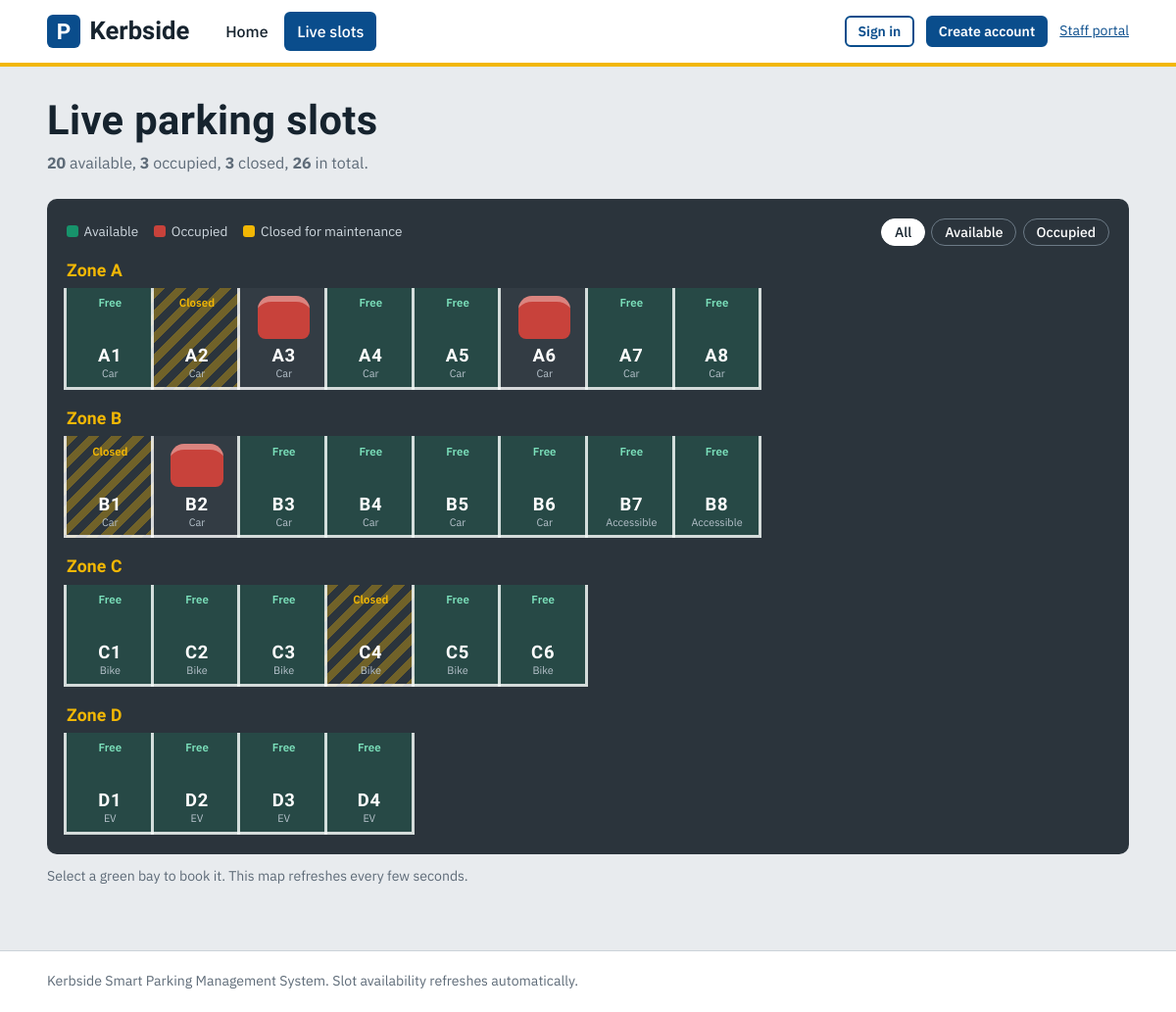
/slots/, run on the app's committed database.
### parking/models.py (models this page shows, shortened)
class Slot(models.Model):
    label = models.CharField(max_length=10, unique=True)
    zone = models.CharField(max_length=10)
    slot_type = models.CharField(max_length=12, default="Car")
    status = models.CharField(max_length=12, default="available")
    class Meta:
        ordering = ["zone", "label"]

### parking/views.py (the view)
# urls.py: path("slots/", views.slots, name="slots"),
def slots(request):
    zones, counts, _ = snapshot()
    return render(request, "slots.html", {"zones": zones, "counts": counts, "page": "slots"})

### parking/views.py (called while the page is built)
def sort_slots(slots):
    return sorted(slots, key=lambda s: (s.zone, len(s.label), s.label))

def snapshot():
    slots = sort_slots(Slot.objects.all())
    zones = {}
    for s in slots:
        zones.setdefault(s.zone, []).append(s)
    counts = {"total": len(slots)}
    for status in SLOT_STATUSES:
        counts[status] = sum(1 for s in slots if s.status == status)
    return [{"name": n, "slots": v} for n, v in zones.items()], counts, slots

### parking/templates/slots.html (shortened to what this page needs)
{% extends "base.html" %}
{% block content %}
<div class="page-head">
  <div>
    <h1 style="font-size:2.6rem">Live parking slots</h1>
    <p class="muted" style="margin:0"><strong data-count="available">{{ counts.available }}</strong> available, <strong data-count="occupied">{{ counts.occupied }}</strong> occupied, <strong data-count="maintenance">{{ counts.maintenance }}</strong> closed, <strong data-count="total">{{ counts.total }}</strong> in total.</p>
  </div>
</div>
{% include "_baymap.html" %}
<p class="muted small" style="margin-top:.75rem">Select a green bay to book it. This map refreshes every few seconds.</p>
{% endblock %}

### parking/templates/_baymap.html (shortened to what this page needs)
<div class="lot" data-live="{% url 'api_slots' %}">
  <div class="lot-toolbar">
    <div class="legend">
      <span><i style="background:var(--bay)"></i>Available</span>
      <span><i style="background:var(--brake)"></i>Occupied</span>
      <span><i style="background:var(--paint)"></i>Closed for maintenance</span>
    </div>
    <div class="filters" role="group" aria-label="Filter slots">
      <button type="button" class="on" data-filter="all">All</button>
      <button type="button" data-filter="available">Available</button>
      <button type="button" data-filter="occupied">Occupied</button>
    </div>
  </div>
  {% for zone in zones %}
  <section class="zone">
    <h3>Zone {{ zone.name }}</h3>
    <div class="bays">
      {% for slot in zone.slots %}
      <a class="bay" data-id="{{ slot.id }}" data-status="{{ slot.status }}" href="{% url 'book' slot.id %}" aria-label="Slot {{ slot.label }}, {{ slot.status }}" {% if slot.status != 'available' %}aria-disabled="true" tabindex="-1"{% endif %}>
        <span class="bay-label">{{ slot.label }}</span>
        <span class="bay-type">{{ slot.slot_type }}</span>
      </a>
      {% endfor %}
    </div>
  </section>
  {% endfor %}
</div>

### parking/static/css/style.css (style rules this page uses)
:root { --concrete:#E8EBEE; --paper:#FFFFFF; --ink:#16232E; --muted:#5E6B78; --line:#CBD2D9; --sign:#0A4D8C; --sign-dark:#073862; --bay:#17936B; --brake:#C8423B; --paint:#F2B705; --asphalt:#2B343C; --asphalt-2:#36414A; --radius:6px; --font-head:"Barlow Condensed","Arial Narrow",Arial,sans-serif; --font-body:"IBM Plex Sans","Segoe UI",system-ui,sans-serif; --font-mono:"IBM Plex Mono",ui-monospace,Menlo,Consolas,monospace; }
* { box-sizing:border-box }
html { -webkit-text-size-adjust:100% }
body { margin:0;background:var(--concrete);color:var(--ink);font-family:var(--font-body);font-size:16px;line-height:1.55 }
h1,h2,h3 { font-family:var(--font-head);font-weight:700;line-height:1.1;margin:0 0 .5rem;letter-spacing:.01em }
h1 { font-size:clamp(2.4rem,5vw,3.8rem) }
h3 { font-size:1.3rem }
p { margin:0 0 1rem;max-width:62ch }
a { color:var(--sign) }
.muted { color:var(--muted) }
.small { font-size:.88rem }
.page-head { display:flex;justify-content:space-between;align-items:flex-end;gap:1rem;flex-wrap:wrap;margin-bottom:1.5rem }
.lot { background:var(--asphalt);border-radius:10px;padding:1.25rem;color:#fff }
.lot-toolbar { display:flex;gap:.75rem;flex-wrap:wrap;align-items:center;justify-content:space-between;margin-bottom:1rem }
.legend { display:flex;gap:1rem;flex-wrap:wrap;font-size:.85rem;color:#cfd8df }
.legend i { display:inline-block;width:12px;height:12px;border-radius:3px;margin-right:.35rem;vertical-align:-1px }
.filters { display:flex;gap:.4rem;flex-wrap:wrap }
.filters button { background:transparent;border:1.5px solid #6c7a86;color:#fff;border-radius:99px;padding:.25rem .8rem;font:500 .88rem var(--font-body);cursor:pointer }
.filters button.on { background:#fff;color:var(--ink);border-color:#fff }
.zone { margin-bottom:1.25rem }
.zone:last-child { margin-bottom:0 }
.zone h3 { font-size:1.1rem;color:var(--paint);margin-bottom:.5rem }
.bays { display:grid;grid-template-columns:repeat(auto-fill,minmax(88px,1fr));gap:0 }
.bay { position:relative;display:flex;flex-direction:column;align-items:center;justify-content:flex-end;height:104px;padding:.3rem;text-decoration:none;color:#fff; border-left:3px solid rgba(255,255,255,.8);border-bottom:3px solid rgba(255,255,255,.8);margin-left:-3px }
.bays .bay:last-child { border-right:3px solid rgba(255,255,255,.8) }
.bay-label { font:700 1.15rem var(--font-head);letter-spacing:.04em;z-index:1 }
.bay-type { font-size:.68rem;color:#b7c3cc;z-index:1 }
.bay[data-status=available] { background:rgba(23,147,107,.22) }
.bay[data-status=available]::before { content:"Free";position:absolute;top:.4rem;font-size:.72rem;font-weight:600;color:#7be0bb }
.bay[data-status=occupied] { background:rgba(255,255,255,.04) }
.bay[data-status=occupied]::before { content:"";position:absolute;top:8px;left:20%;right:20%;height:44px;background:var(--brake);border-radius:14px 14px 8px 8px;box-shadow:inset 0 10px 0 -4px rgba(255,255,255,.35) }
.bay[data-status=maintenance] { background:repeating-linear-gradient(135deg,rgba(242,183,5,.35) 0 8px,transparent 8px 16px) }
.bay[data-status=maintenance]::before { content:"Closed";position:absolute;top:.4rem;font-size:.72rem;font-weight:600;color:var(--paint) }
.bay:not([data-status=available]) { pointer-events:none }
@media (prefers-reduced-motion:no-preference) { .bay { transition:background .2s } }

### data on the page
Slot: label "A1", slot_type "Car"
Slot: label "A2", slot_type "Car"
Slot: label "A3", slot_type "Car"
Slot: label "A4", slot_type "Car"
Slot: label "A5", slot_type "Car"
Slot: label "A6", slot_type "Car"
Slot: label "A7", slot_type "Car"
Slot: label "A8", slot_type "Car"
Slot: label "B1", slot_type "Car"
Slot: label "B2", slot_type "Car"
Slot: label "B3", slot_type "Car"
Slot: label "B4", slot_type "Car"
Slot: label "B5", slot_type "Car"
Slot: label "B6", slot_type "Car"
Slot: label "B7", slot_type "Accessible"
Slot: label "B8", slot_type "Accessible"
Slot: label "C1", slot_type "Bike"
Slot: label "C2", slot_type "Bike"
Slot: label "C3", slot_type "Bike"
Slot: label "C4", slot_type "Bike"
Slot: label "C5", slot_type "Bike"
Slot: label "C6", slot_type "Bike"
Slot: label "D1", slot_type "EV"
Slot: label "D2", slot_type "EV"
Slot: label "D3", slot_type "EV"
Slot: label "D4", slot_type "EV"

### other printed values
{{ counts.available }} "20"
{{ counts.occupied }} "3"
{{ counts.maintenance }} "3"
{{ counts.total }} "26"
{{ zone.name }} "A" "B" "C" "D"
